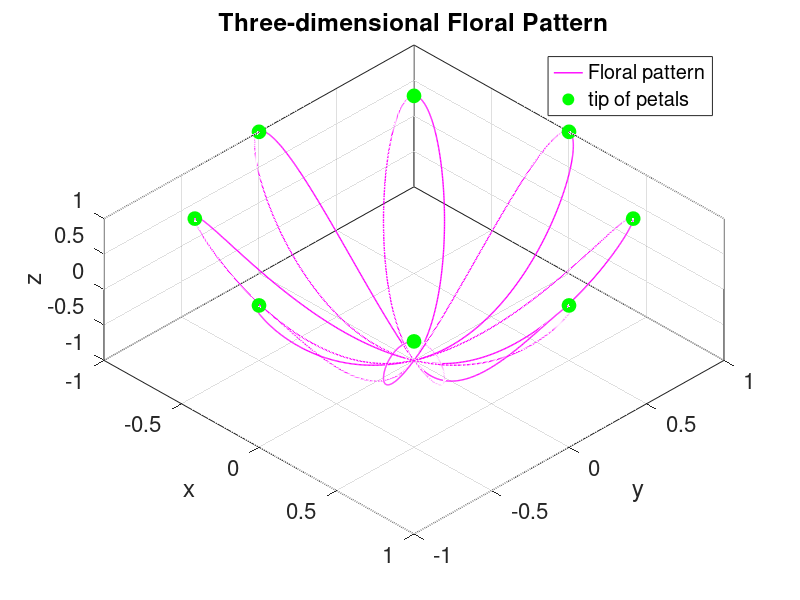
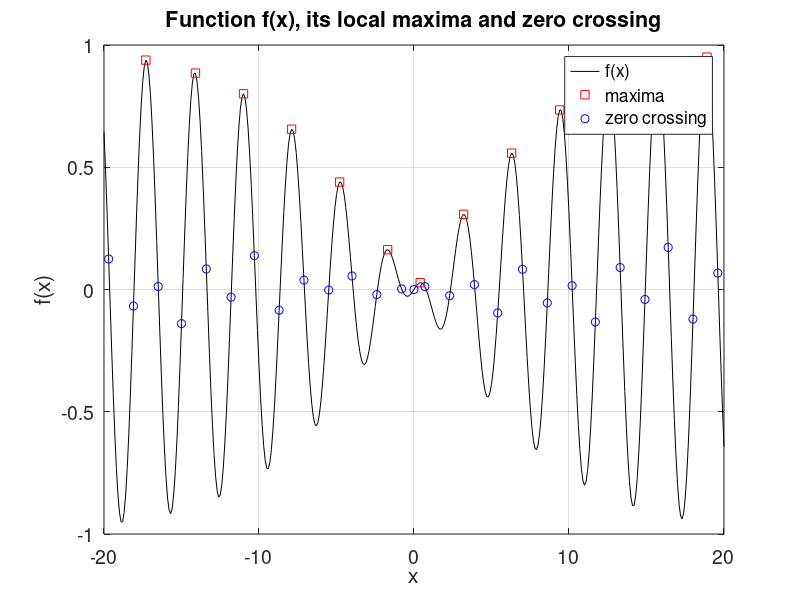

Write MATLAB code to recreate these figures, in order. (Note: this script raises an error after producing the figures.)
clear all; close all; clc;
name = 'AAAA AAAA';
id = 'A00000000';
hw_num = 'final';
form = 'A';
format long; format compact;

%% Problem 1: (a) 12 pts, (b,c) 4 pts, total 20 pts
theta = -10:0.1:350;
x = cosd(4*theta).*cosd(theta);
y = cosd(4*theta).*sind(theta);
z = cosd(8*theta);

counter = 0;
for n = 2:length(z)-1
    if z(n) > z(n+1) && z(n) > z(n-1)
        counter = counter  + 1;
        x_tip(counter) = x(n);
        y_tip(counter) = y(n);
        z_tip(counter) = z(n);
    end
end

figure(1); hold on; 
plot3(x,y,z,'-m','LineWidth',1); 
plot3(x_tip,y_tip,z_tip,'go','MarkerFaceColor','g','MarkerSize',10);
axis tight;
title('Three-dimensional Floral Pattern'); 
legend('Floral pattern','tip of petals');
xlabel('x'); ylabel('y'); zlabel('z');
box on; grid on; view(45,60);
set(gca,'FontSize',16);
sp1a = 'See figure 1';

dxdtheta = diff(x)./diff(theta);
sp1b = dxdtheta(theta == 90);
sp1c = sum(sqrt(diff(x).^2+diff(y).^2+diff(z).^2));

%% Problem 2: (a,b,d,e) 3 pts each, (c,f) 4 pts, total 20 pts 
rng(int8(form));
for n = 1:3 
    for m = 1:3
        cellA{n,m} = randi(100,n,m);
        structA(n).field1 = char(80+[1:(3*n)]);
        structA(n).field2 = randi(100,n,m);
    end
end
sp2a = cellA{3,2}(2,2);
sp2b = mean(mean(cellA{3,3}));
for n = 1:numel(cellA)
    max_element(n) = max(cellA{n}(:));
end
sp2c = max(max_element);

sp2d = structA(2).field1(end);
sp2e = structA(3).field2(2,2);
sp2f = structA;
for n = 1:length(sp2f)
    sp2f(n).field1(3) = lower(sp2f(n).field1(3));
end


%% Problem 3: Problem 3: (a,b) 1 pts each, (c) 3 pts, (d-i) 2 pts each, (j) 4 pts, total 20 pts
x = -20:0.1:20;
f = cos(2*x).*tanh(x/10);
sp3a = x; 
sp3b = f;
sp3c = (x(2)-x(1))*( 0.5*(f(1)+f(end)) + sum(f(2:end-1)) );

counter = 0;
for i=2:length(x)-1 
    if f(i)>f(i+1) && f(i) > f(i-1) 
        counter = counter+1;
        sp3e(counter) = x(i);
        sp3f(counter) = f(i);
    end 
end 
sp3d = counter;

counter = 0;
for i=2:length(x)-1 
    if (f(i)<0 && f(i+1) > 0) || (f(i)>=0 && f(i+1)< 0) || (f(i) == 0)     
        counter = counter+1;
        sp3h(counter) = x(i);
        sp3i(counter) = f(i);
    end 
end 
sp3g = counter;

figure(2);
plot(sp3a,sp3b,'-k',sp3e,sp3f,'rs',sp3h,sp3i,'bo');
title('Function f(x), its local maxima and zero crossing');
xlabel('x'); ylabel('f(x)'); box on; grid on;
legend('f(x)','maxima','zero crossing','location','best');
set(gca,'FontSize',14);
sp3j = 'See figure 1';


%% Problem 4: (a-c) 5 pts each, total 15 points
sp4a = 0;
for m = 1:100
    for n = 1:100
        sp4a = sp4a + 1/2^(m*n);
    end
end


day = 1;
saving = 1;
balance = 1;
while balance < 10000
    day = day + 1;
    saving = 3*saving;
    balance = balance + saving;
    %fprintf('Day: %d - saving: %d - balance: %d\n', day,saving, balance)
end
sp4b = day;

k = 0;
n = 0;
series = 4*(-1)^n/(2*n+1);
LHS = abs(pi - series);
while LHS > 1e-3
    k = k + 1;
    series = 0;
    for n = 0:k
        series = series + 4*(-1)^n/(2*n+1);
    end
    LHS = abs(pi - series);
end
sp4c = k;

%% Problem 5: (a-c) 5 pts each, (d) 10 pts, 25 pts
omega = -10:-10:-70;
for n = 1:length(omega)
    [T{n},X{n},Y{n},Z{n},U{n},V{n},W{n}] = soccer(omega(n));
end
sp5a = T{1}(end);
sp5b = [X{1}(end) Y{1}(end) Z{1}(end)];
sp5c = [U{1}(end) V{1}(end) W{1}(end)];

figure(3); hold on;
cs = 'krbgmcy';
for n = 1:length(omega)
    plot3(X{n},Y{n},Z{n},cs(n),'LineWidth',2);    
    legend_string{n} = sprintf('omega = %2d',omega(n));
end
for n = 1:length(omega)
    plot3(X{n}(end),Y{n}(end),Z{n}(end),[cs(n) 'o'],'MarkerFaceColor',cs(n)); 
end
xlabel('x (m)'); ylabel('y (m)'); zlabel('z (m)');
legend(legend_string,'Location','best');
title('Effect of spinning rate omega');
view(3); box on; grid on;
set(gca,'FontSize',14)
sp5d = 'See figure 3';
